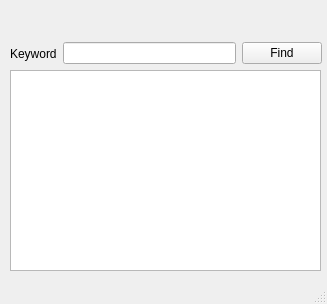
<?xml version="1.0" encoding="UTF-8"?>
<ui version="4.0">
 <class>MainWindow</class>
 <widget class="QMainWindow" name="MainWindow">
  <property name="geometry">
   <rect>
    <x>0</x>
    <y>0</y>
    <width>327</width>
    <height>304</height>
   </rect>
  </property>
  <property name="windowTitle">
   <string>MainWindow</string>
  </property>
  <widget class="QWidget" name="centralwidget">
   <widget class="QTextEdit" name="keyword_textEdit">
    <property name="geometry">
     <rect>
      <x>10</x>
      <y>70</y>
      <width>311</width>
      <height>201</height>
     </rect>
    </property>
   </widget>
   <widget class="QWidget" name="">
    <property name="geometry">
     <rect>
      <x>10</x>
      <y>40</y>
      <width>312</width>
      <height>27</height>
     </rect>
    </property>
    <layout class="QHBoxLayout" name="horizontalLayout">
     <item>
      <widget class="QLabel" name="keyword_label">
       <property name="text">
        <string>Keyword</string>
       </property>
      </widget>
     </item>
     <item>
      <widget class="QLineEdit" name="keyword_lineedit"/>
     </item>
     <item>
      <widget class="QPushButton" name="findButton">
       <property name="text">
        <string>Find</string>
       </property>
      </widget>
     </item>
    </layout>
   </widget>
  </widget>
  <widget class="QMenuBar" name="menubar">
   <property name="geometry">
    <rect>
     <x>0</x>
     <y>0</y>
     <width>327</width>
     <height>22</height>
    </rect>
   </property>
  </widget>
  <widget class="QStatusBar" name="statusbar"/>
 </widget>
 <resources/>
 <connections/>
</ui>
